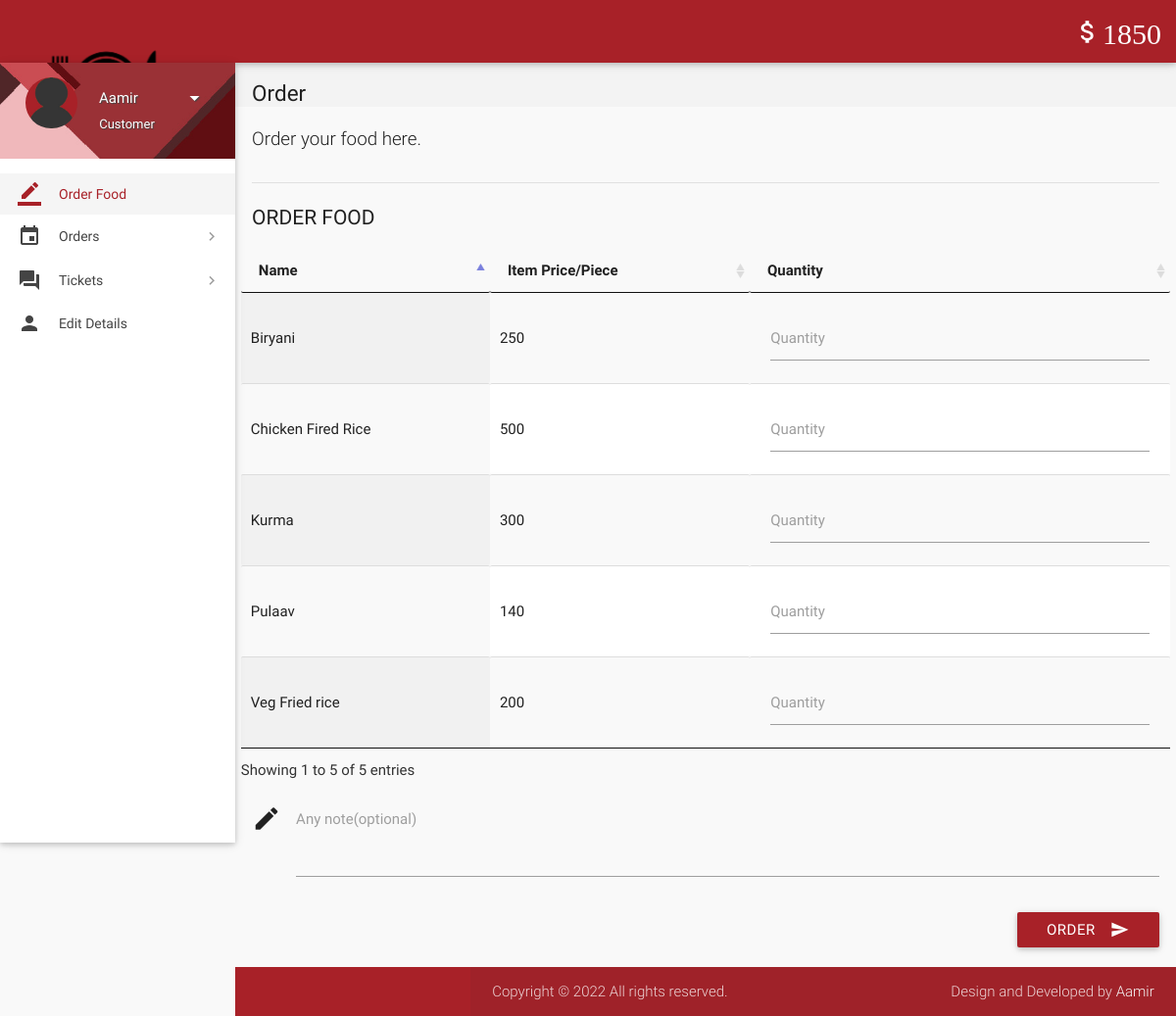
Page /index.php (signed in) on the committed database.
### tables this page shows
CREATE TABLE `wallet_details` (
  `id` int(11) NOT NULL,
  `wallet_id` int(11) NOT NULL,
  `number` varchar(16) NOT NULL,
  `cvv` int(3) NOT NULL,
  `balance` int(11) NOT NULL DEFAULT 2000
);

CREATE TABLE `items` (
  `id` int(11) NOT NULL,
  `name` varchar(20) NOT NULL,
  `price` int(11) NOT NULL,
  `deleted` tinyint(4) NOT NULL DEFAULT 0
);

### includes/wallet.php (called while the page is built)
<?php
$user_id=$_SESSION['user_id'];
$sql = mysqli_query($con, "SELECT * FROM wallet where customer_id = $user_id");
while($row1 = mysqli_fetch_array($sql)){
$wallet_id = $row1['id'];
}
$sql = mysqli_query($con, "SELECT * FROM wallet_details where wallet_id = $wallet_id");
while($row1 = mysqli_fetch_array($sql)){
$balance = $row1['balance'];
}
?>

### includes/connect.php (called while the page is built, shortened)
<?php
$name = $_SESSION['name'];
$role = $_SESSION['role'];
?>

### index.php (the view, shortened to what this page needs)
<?php
include 'includes/connect.php';
include 'includes/wallet.php';
	if($_SESSION['customer_sid']==session_id())
	{
		?>
<!DOCTYPE html>
<html lang="en">
<head>
  <link href="css/materialize.min.css" type="text/css" rel="stylesheet" media="screen,projection">
  <link href="css/style.min.css" type="text/css" rel="stylesheet" media="screen,projection">
  <link href="css/custom/custom.min.css" type="text/css" rel="stylesheet" media="screen,projection">
  <link href="js/plugins/perfect-scrollbar/perfect-scrollbar.css" type="text/css" rel="stylesheet" media="screen,projection">
  <link href="js/plugins/data-tables/css/jquery.dataTables.min.css" type="text/css" rel="stylesheet" media="screen,projection">
</head>
<body>
  <header id="header" class="page-topbar">
        <div class="navbar-fixed">
            <nav class="navbar-color">
                <div class="nav-wrapper">
                    <ul class="left">
                      <li><h1 class="logo-wrapper"><a href="index.php" class="brand-logo darken-1"><img src="images/materialize-logo.png" alt="logo"></a> <span class="logo-text">Logo</span></h1></li>
                    </ul>
                    <ul class="right hide-on-med-and-down">
                        <li><a href="#" class="waves-effect waves-block waves-light"><i class="mdi-editor-attach-money"><?php echo $balance;?></i></a>
                        </li>
                    </ul>
                </div>
            </nav>
        </div>
  </header>
  <div id="main">
    <div class="wrapper">
      <aside id="left-sidebar-nav">
        <ul id="slide-out" class="side-nav fixed leftside-navigation">
            <li class="user-details cyan darken-2">
            <div class="row">
                <div class="col col s4 m4 l4">
                    <img src="images/avatar.jpg" alt="" class="circle responsive-img valign profile-image">
                </div>
                <div class="col col s8 m8 l8">
                    <a class="btn-flat dropdown-button waves-effect waves-light white-text profile-btn" href="#" data-activates="profile-dropdown"><?php echo $name;?> <i class="mdi-navigation-arrow-drop-down right"></i></a>
                    <p class="user-roal"><?php echo $role;?></p>
                </div>
            </div>
            </li>
            <li class="bold active"><a href="index.php" class="waves-effect waves-cyan"><i class="mdi-editor-border-color"></i> Order Food</a>
            </li>
                <li class="no-padding">
                    <ul class="collapsible collapsible-accordion">
                        <li class="bold"><a class="collapsible-header waves-effect waves-cyan"><i class="mdi-editor-insert-invitation"></i> Orders</a>
                        </li>
                    </ul>
                </li>
                <li class="no-padding">
                    <ul class="collapsible collapsible-accordion">
                        <li class="bold"><a class="collapsible-header waves-effect waves-cyan"><i class="mdi-action-question-answer"></i> Tickets</a>
                        </li>
                    </ul>
                </li>
            <li class="bold"><a href="details.php" class="waves-effect waves-cyan"><i class="mdi-social-person"></i> Edit Details</a>
            </li>
        </ul>
        </aside>
      <section id="content">
        <div id="breadcrumbs-wrapper">
          <div class="container">
            <div class="row">
              <div class="col s12 m12 l12">
                <h5 class="breadcrumbs-title">Order</h5>
              </div>
            </div>
          </div>
        </div>
        <div class="container">
          <p class="caption">Order your food here.</p>
          <div class="divider"></div>
		  <form class="formValidate" id="formValidate" method="post" action="place-order.php" novalidate="novalidate">
            <div class="row">
              <div class="col s12 m4 l3">
                <h4 class="header">Order Food</h4>
              </div>
              <div>
                  <table id="data-table-customer" class="responsive-table display" cellspacing="0">
                    <thead>
                      <tr>
                        <th>Name</th>
                        <th>Item Price/Piece</th>
                        <th>Quantity</th>
                      </tr>
                    </thead>
                    <tbody>
				<?php
				$result = mysqli_query($con, "SELECT * FROM items where not deleted;");
				while($row = mysqli_fetch_array($result))
				{
					echo '<tr><td>'.$row["name"].'</td><td>'.$row["price"].'</td>';
					echo '<td><div class="input-field col s12"><label for='.$row["id"].' class="">Quantity</label>';
					echo '<input id="'.$row["id"].'" name="'.$row['id'].'" type="text" data-error=".errorTxt'.$row["id"].'"><div class="errorTxt'.$row["id"].'"></div></td></tr>';
				}
				?>
                    </tbody>
</table>
              </div>
			  <div class="input-field col s12">
              <i class="mdi-editor-mode-edit prefix"></i>
              <textarea id="description" name="description" class="materialize-textarea"></textarea>
              <label for="description" class="">Any note(optional)</label>
			  </div>
			  <div>
			  <div class="input-field col s12">
                              <button class="btn cyan waves-effect waves-light right" type="submit" name="action">Order
                                <i class="mdi-content-send right"></i>
                              </button>
                            </div>
            </div>
			</form>
          </div>
        </div>
  </div>
  <footer class="page-footer">
    <div class="footer-copyright">
      <div class="container">
        <span>Copyright © 2022  All rights reserved.</span>
        <span class="right"> Design and Developed by <a class="grey-text text-lighten-4" href="#">Aamir</a></span>
        </div>
    </div>
  </footer>
</body>
</html>
<?php
	}
?>

### rows in the picture
wallet_details: balance "1850"
items: name "Biryani", price "250"
items: name "Pulaav", price "140"
items: name "Veg Fried rice", price "200"
items: name "Kurma", price "300"
items: name "Chicken Fired Rice", price "500"

### other values in the picture
$name "Aamir"
$role "Customer"
